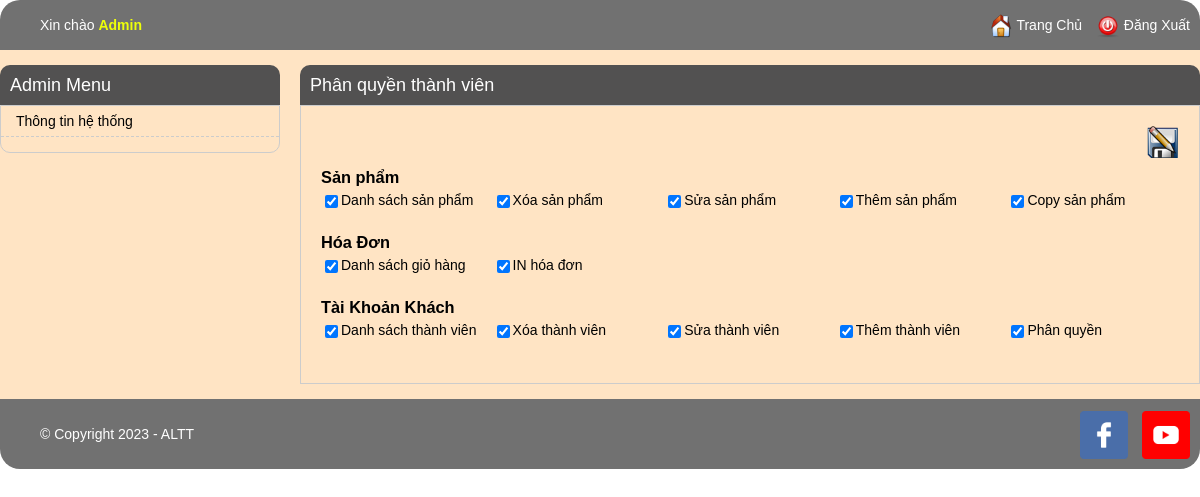
/admin1/account_privilege.php?id=1 (signed in), run on the app's committed database.
### tables this page shows
CREATE TABLE IF NOT EXISTS `nhom_phanquyen` (
  `id` int NOT NULL AUTO_INCREMENT,
  `ten_nhom` varchar(100) NOT NULL,
  `position` int NOT NULL,
  `created-time` int NOT NULL,
  `last-updated` int NOT NULL,
  PRIMARY KEY (`id`)
);

CREATE TABLE IF NOT EXISTS `phan_quyen` (
  `id` int NOT NULL AUTO_INCREMENT,
  `ID_nhom` int NOT NULL,
  `ten` varchar(255) NOT NULL,
  `url` varchar(255) NOT NULL,
  `create-time` int NOT NULL,
  `last-updated` int NOT NULL,
  PRIMARY KEY (`id`),
  KEY `ID_nhom` (`ID_nhom`)
);

### admin1/account_privilege.php (the view, shortened to what this page needs)
<?php
include 'header.php';
if (!empty($_SESSION['username'])) {
    ?>
    <div class="main-content">
        <h1>Phân quyền thành viên</h1>
        <div id="content-box">
            <?php
            if (!empty($_GET['action']) && $_GET['action'] == "save"
            ) {
                $data = $_POST;
                $insertString = "";
                $deleteOldPrivileges = mysqli_query($kn, "DELETE FROM `phanquyen_user` WHERE `user_id` = ".$data['user_id']);
                foreach ($data['privileges'] as $insertPrivilege) {
                    $insertString .= !empty($insertString) ? "," : "";
                    $insertString .= "(NULL, " . $data['user_id'] . ", " . $insertPrivilege . ", '".time()."', '".time()."')";
                }
                $insertPrivilege = mysqli_query($kn, "INSERT INTO `phanquyen_user` (`id`, `user_id`, `phanquyen_id`, `created-time`, `last-updated`) VALUES " . $insertString);
                if(!$insertPrivilege){
                    $error = "Phân quyền không thành công. Xin thử lại";
                }
                ?>
                <?php if(!empty($error)){ ?>
                    <?php echo $error="Không có quyền nào.";?>
                <?php } else { ?>
                    Phân quyền thành công.<br> <a href="account_listing.php">Quay lại danh sách thành viên</a>
                <?php } ?>
            <?php } else { ?>
                <?php
                $phan_quyen = mysqli_query($kn, "SELECT * FROM `phan_quyen`");
                $phan_quyen = mysqli_fetch_all($phan_quyen, MYSQLI_ASSOC);
                $nhom_phanquyen = mysqli_query($kn, "SELECT * FROM `nhom_phanquyen` ORDER BY `nhom_phanquyen`.`position` ASC");
                $nhom_phanquyen = mysqli_fetch_all($nhom_phanquyen, MYSQLI_ASSOC);
                $phanquyen_user = mysqli_query($kn, "SELECT * FROM `phanquyen_user` WHERE `user_id` = ".$_GET['id']);
                $phanquyen_user = mysqli_fetch_all($phanquyen_user, MYSQLI_ASSOC);
                $currentPrivilegeList = array();
                if(!empty($phanquyen_user)){
                    foreach($phanquyen_user as $currentPrivilege){
                        $currentPrivilegeList[] = $currentPrivilege['phanquyen_id'];
                    }
                }
                ?>
                <form id="product-form" method="POST" action="?action=save" enctype="multipart/form-data">
                    <input type="submit" title="Lưu thành viên" value="" />
                    <?php foreach ($nhom_phanquyen as $group) { ?>
                        <div class="privilege-group">
                            <h3 class="group-name"><?= $group['ten_nhom'] ?></h3>
                            <ul>
                                <?php foreach ($phan_quyen as $privilege) { ?>
                                    <?php if ($privilege['ID_nhom'] == $group['id']) { ?>
                                        <li>
                                            <input type="checkbox"
                                                <?php if(in_array($privilege['id'], $currentPrivilegeList)){ ?>
                                                checked=""
                                                <?php } ?>
                                                value="<?= $privilege['id'] ?>" id="privilege_<?= $privilege['id'] ?>" name="privileges[]" />
                                            <label for="privilege_<?= $privilege['id'] ?>"><?= $privilege['ten'] ?></label>
                                        </li>
                                    <?php } ?>
                                <?php } ?>
                            </ul>
                        </div>
                    <?php } ?>
                </form>
            <?php } ?>
        </div>
    </div>
    <?php
}
include './footer.php';
?>

### admin1/css/admin_style.css (style rules this page uses)
body { font-family: arial; padding: 0; margin: 0; font-size: 14px; }
h1 { text-align: center; }
.main-content { float: left; width: 900px; margin-left: 20px; }
.main-content h1 { margin: 0; text-align: left; background: #525151; color: #fff; font-size: 18px; font-weight: normal; line-height: 40px; border-radius: 10px 10px 0 0; padding: 0 10px; }
#content-box { border: 1px solid #ccc; padding: 20px; }
#product-form label { width: 150px; display: inline-block; float: left; }
#product-form input { margin-bottom: 10px; line-height: 32px; float: left; }
#product-form input[type=submit] { float: right; background: url('http://localhost/Web_TLam/images/save.png') center center no-repeat; background-size: 32px 32px; height: 32px; width: 32px; border: 0; cursor: pointer; }
.privilege-group { margin-bottom: 15px; }
.group-name { margin: 0; padding-bottom: 5px; }
.privilege-group ul { margin: 0; padding: 0; }
.privilege-group ul li { float: left; width: 20%; list-style: none; }

### data on the page
nhom_phanquyen: ten_nhom "Sản phẩm"
phan_quyen: id "☑", ten "Danh sách sản phẩm"
phan_quyen: id "☑", ten "Xóa sản phẩm"
phan_quyen: id "☑", ten "Sửa sản phẩm"
phan_quyen: id "☑", ten "Thêm sản phẩm"
phan_quyen: id "☑", ten "Copy sản phẩm"
nhom_phanquyen: ten_nhom "Hóa Đơn"
phan_quyen: id "☑", ten "Danh sách giỏ hàng"
phan_quyen: id "☑", ten "IN hóa đơn"
nhom_phanquyen: ten_nhom "Tài Khoản Khách"
phan_quyen: id "☑", ten "Danh sách thành viên"
phan_quyen: id "☑", ten "Xóa thành viên"
phan_quyen: id "☑", ten "Sửa thành viên"
phan_quyen: id "☑", ten "Thêm thành viên"
phan_quyen: id "☑", ten "Phân quyền"
